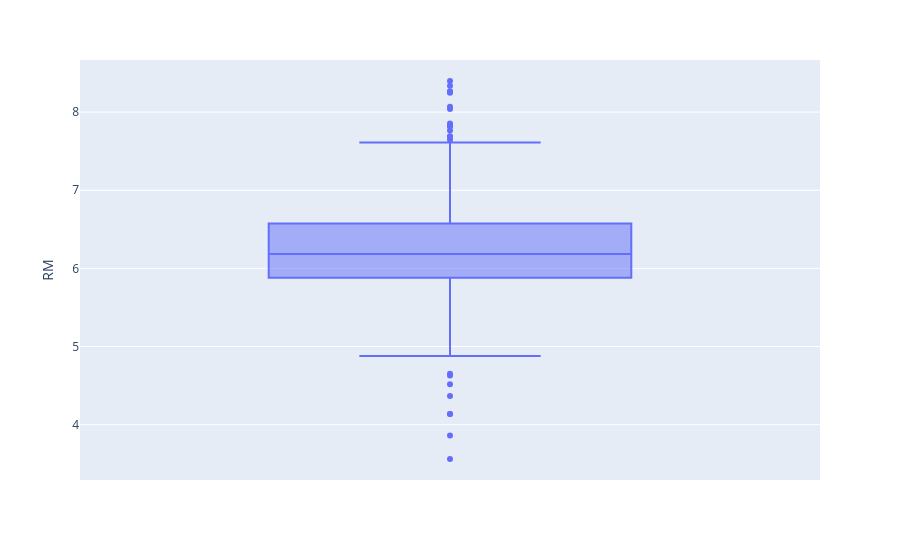

The notebook cell saved with this chart:
### Code cell
# Análise dos outliers

boxplot = px.box(df, y="RM")
boxplot.show()

### Figure 1 — Plotly figure (JSON) as saved in the notebook; plotly's stock layout.template omitted (floating-point values rounded to 4 significant figures; data arrays with more than 128 entries replaced by an {"elided": "..."} marker saying what was removed)
{"data": [{"alignmentgroup": "True", "hovertemplate": "RM=%{y}<extra></extra>", "legendgroup": "", "marker": {"color": "#636efa"}, "name": "", "notched": false, "offsetgroup": "", "orientation": "v", "showlegend": false, "type": "box", "x0": " ", "xaxis": "x", "y": {"elided": "489 float values"}, "y0": " ", "yaxis": "y"}], "layout": {"boxmode": "group", "legend": {"tracegroupgap": 0}, "margin": {"t": 60}, "xaxis": {"anchor": "y", "domain": [0, 1]}, "yaxis": {"anchor": "x", "domain": [0, 1], "title": {"text": "RM"}}}}
